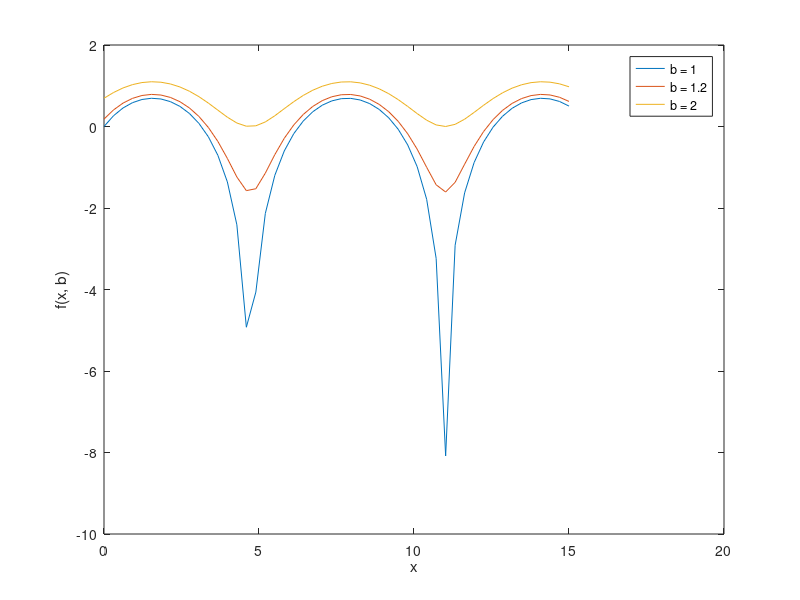

Reproduce this figure in MATLAB.
% Star Chen 21010264
% Question 1.b

f =  @(x, b) log(b + sin(x));

b = [1, 1.2 ,2];
x = linspace(0, 15, 50);

plot(x, f(x, b(:))) 
xlabel("x") 
ylabel("f(x, b)")
legend("b = 1", "b = 1.2", "b = 2")